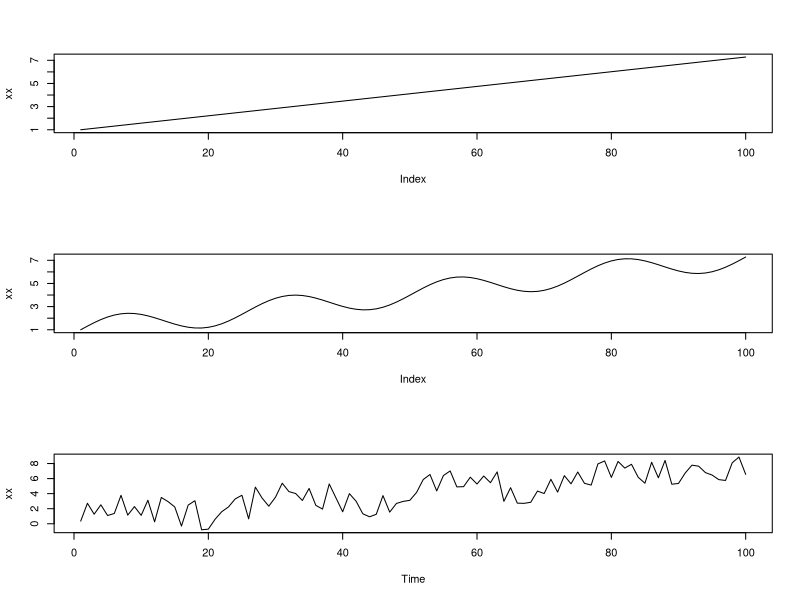
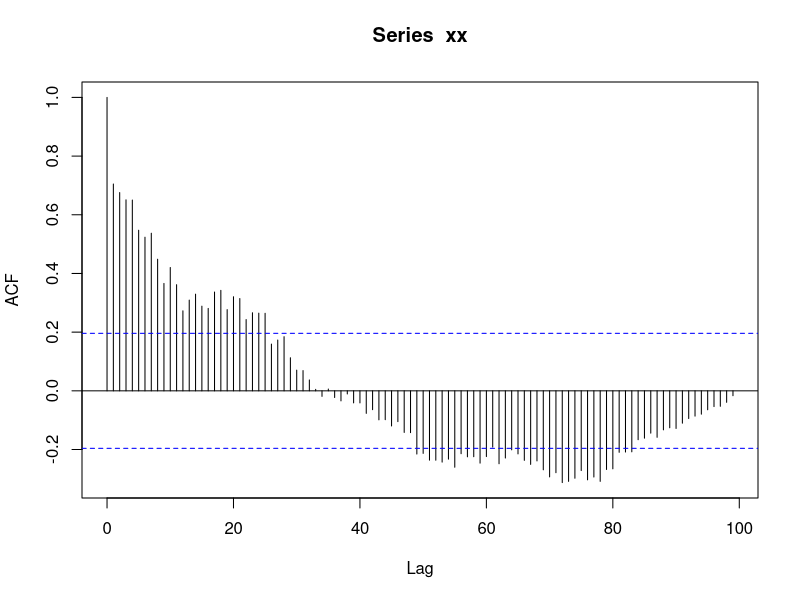
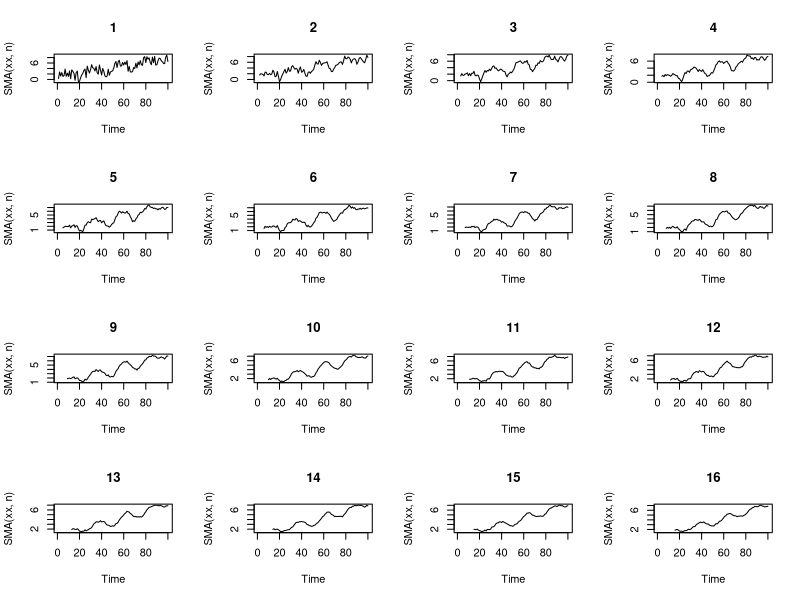
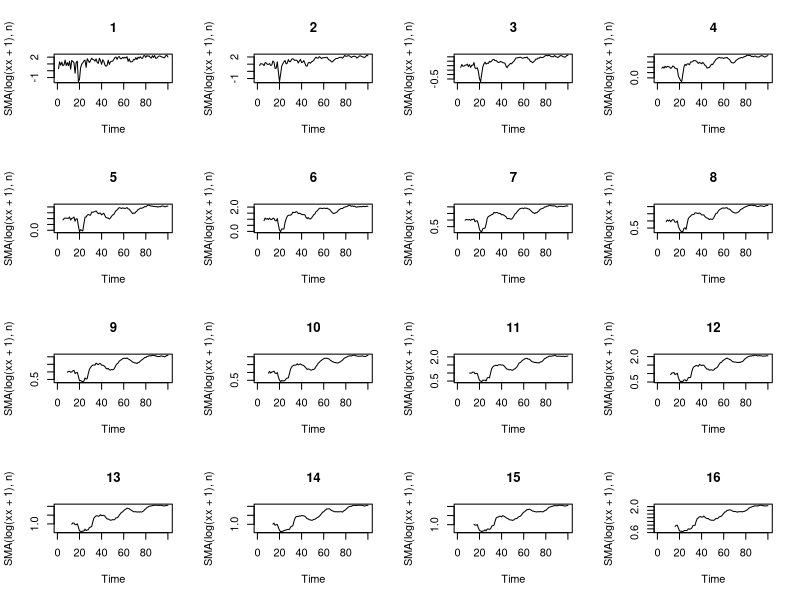
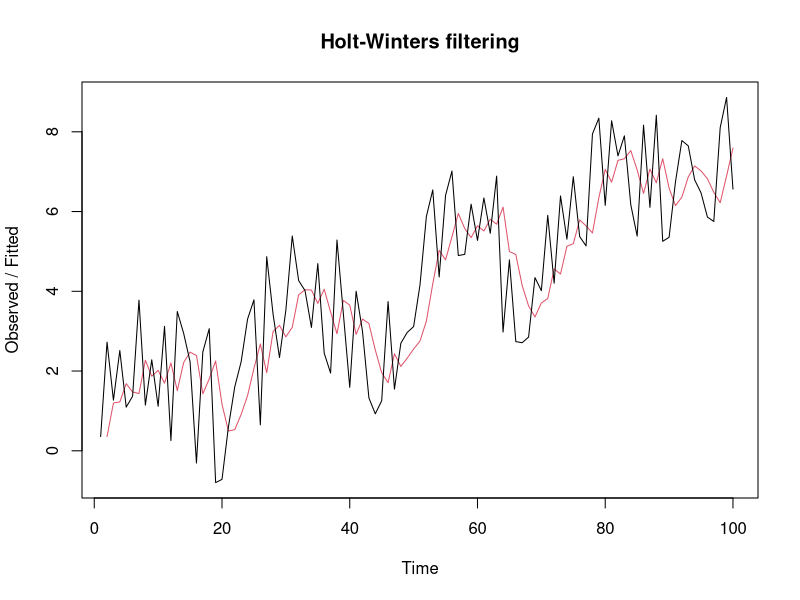
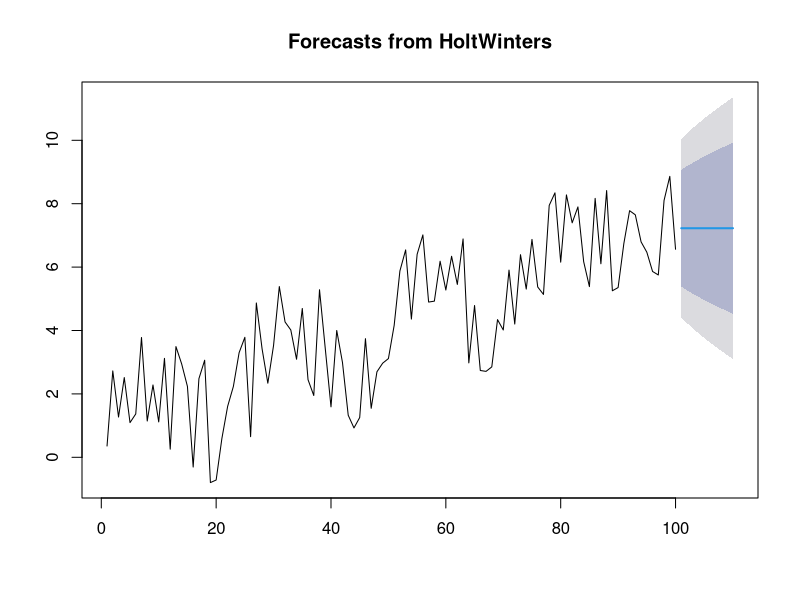
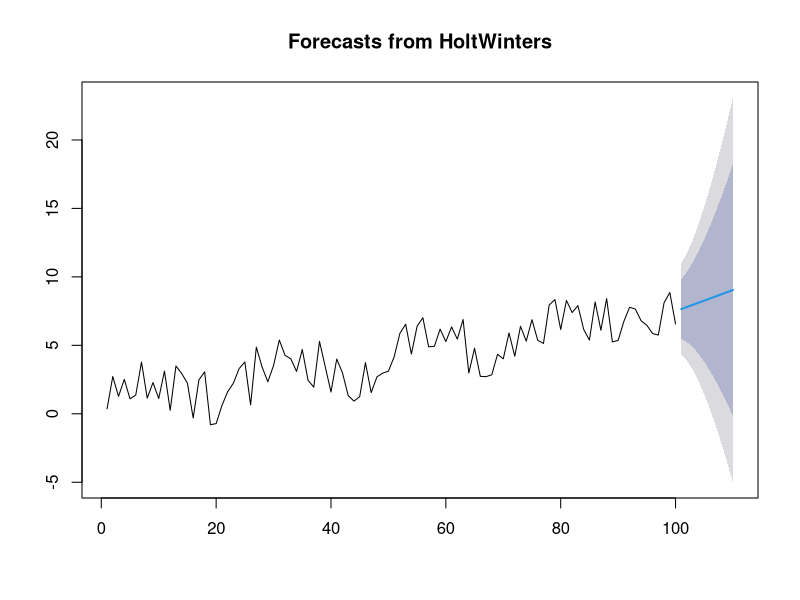
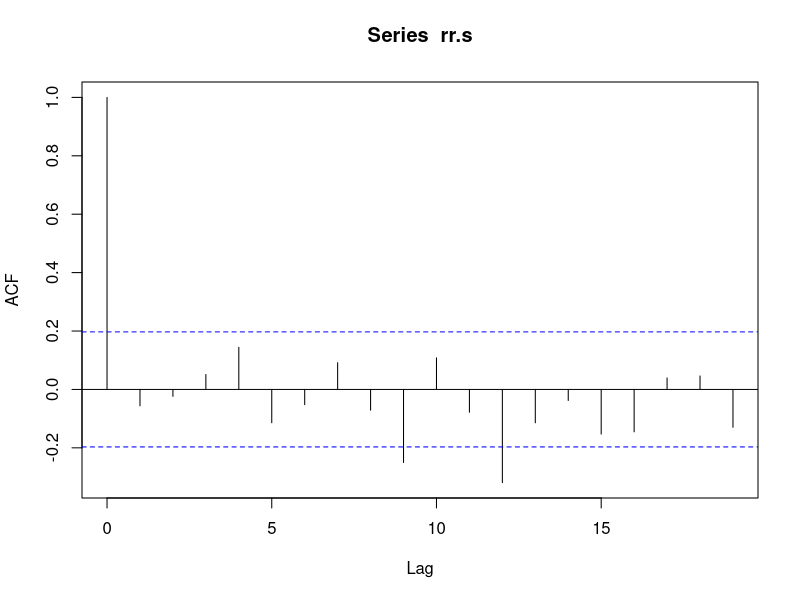

R code for these plots, in order:
## ---- chunk 1
knitr::opts_chunk$set(echo = TRUE)
## ---- chunk 2
T <- 100
tt <- seq(0, 4*pi, length.out=T)
par(mfrow=c(3, 1))
xx <- 1 + 0.5*tt
plot(xx, type='l')
xx <- xx + sin(2*tt)
plot(xx, type='l')
xx <- xx + runif(100, -2, 2)
xx <- ts(xx)
plot(xx)
par(mfrow=c(1,1))
## ---- chunk 3
acf(xx, T)
## ---- chunk 4
library('TTR')

par(mfrow=c(4,4))
for (n in 1:16) {
  plot(SMA(xx, n), main=n)
}
for (n in 1:16) {
  plot(SMA(log(xx+1), n), main=n)
}
par(mfrow=c(1,1))
## ---- chunk 5
# plot(decompose(xx)) ## nope
# plot(decompose(xx), 'multiplicative') ## nope
# stl(xx, 'periodic') ## nope
## ---- chunk 6
library('forecast')
xx.hw.s <- HoltWinters(xx, beta=FALSE, gamma=FALSE)
plot(xx.hw.s)
summary(xx.hw.s)
plot(forecast(xx.hw.s))
## ---- chunk 7
xx.hw <- HoltWinters(xx, gamma=FALSE)
plot(forecast(xx.hw))
## ---- chunk 8
rr.s <- na.omit(forecast(xx.hw.s)$residuals)
rr <- na.omit(forecast(xx.hw)$residuals)
acf(rr.s)
acf(rr)
## ---- chunk 9
for (resid in list(rr, rr.s)) {
  hist(resid, freq=FALSE)
  phi <- function(x) dnorm(x, 0, sd(resid))
  curve(phi, from=min(resid), to=max(resid), col='red', add=TRUE)
  qqnorm(resid)
  qqline(resid)
  print(shapiro.test(resid))
  print(Box.test(resid, lag=15, type='Ljung-Box'))
}
## ---- chunk 10
print(auto.arima(xx))
plot(forecast(arima(xx, order=c(0, 1, 2))))
